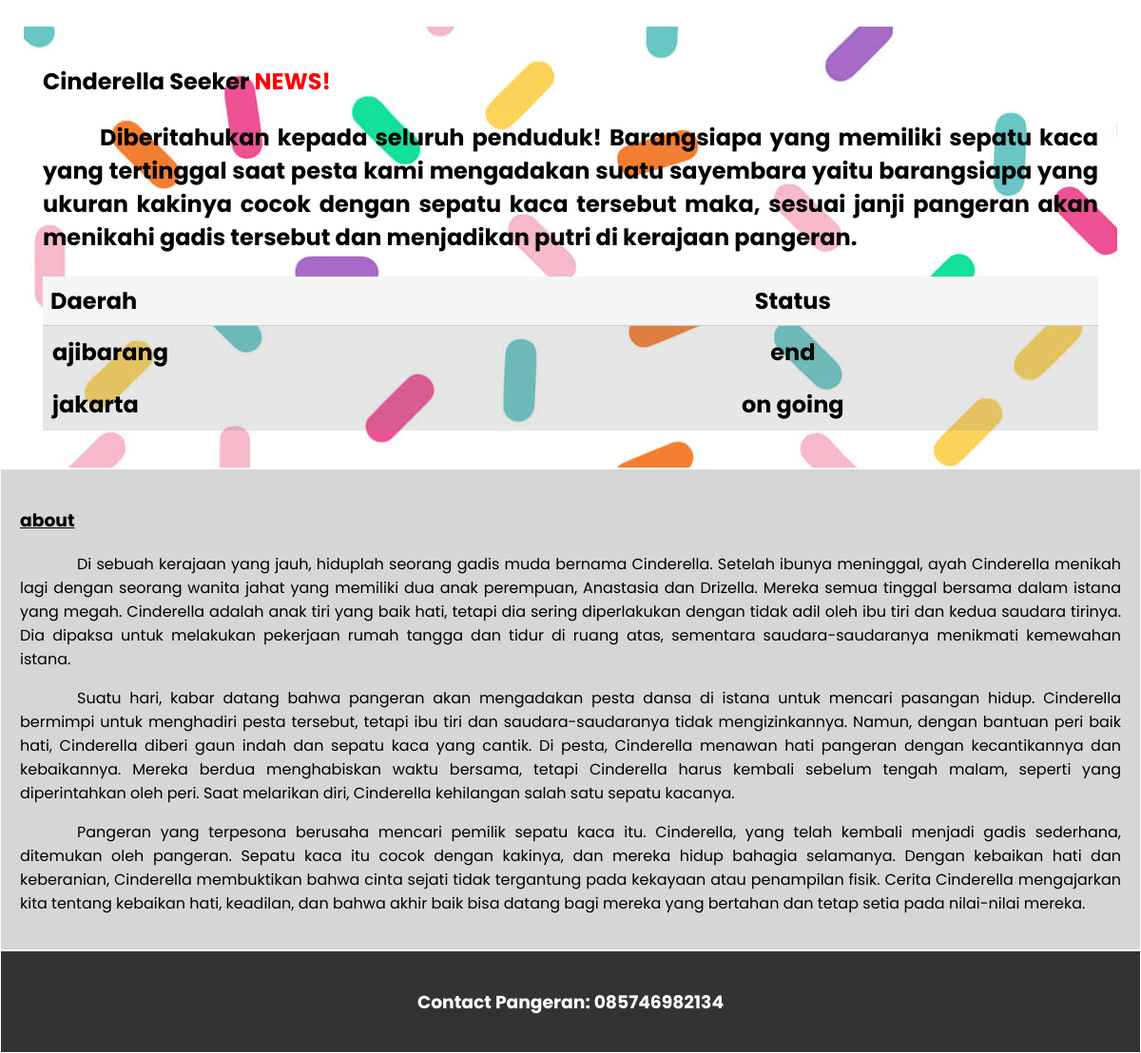
Before: / (lower part) with the older database file.
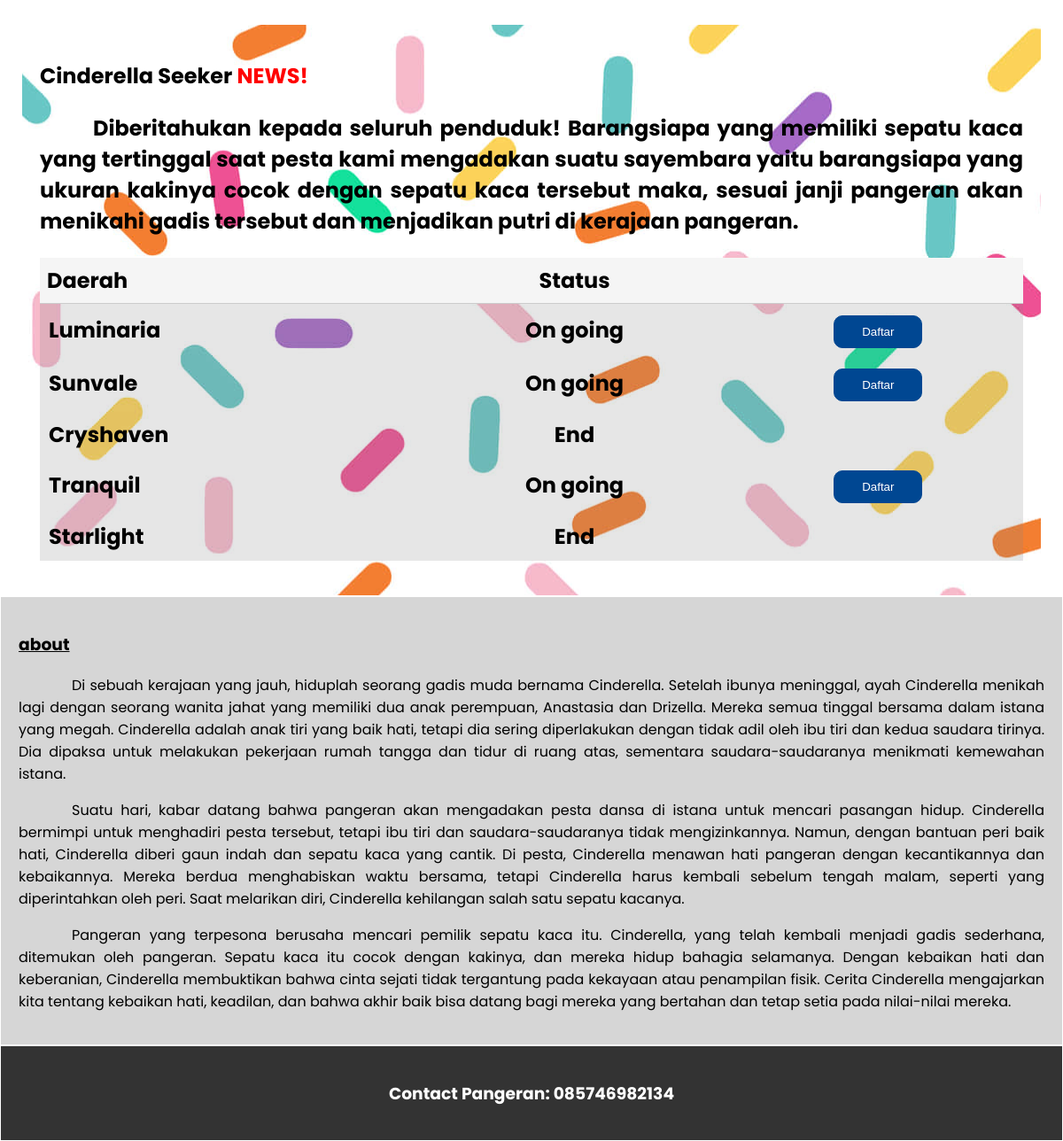
After: the same page with the newer database file.
### tables this page shows
CREATE TABLE `sayembara` (
  `id_sayembara` char(2) NOT NULL,
  `daerah` varchar(100) DEFAULT NULL,
  `status` varchar(50) DEFAULT NULL
);

### index.php (the view, shortened to what this page needs)
<?php
include "koneksi.php";
$read ="SELECT * FROM sayembara";
$query = mysqli_query($conn, $read);
?>
<!DOCTYPE html>
<html lang="en">
<head>
  <link rel="stylesheet" href="styles.css">
</head>
<body>
<div class="home">
<table>
	<tr>
		<td colspan="4">
		</td>
	</tr>
	<tr>
		<td colspan="4">
			<div class="contenthome">
				<h2>Cinderella Seeker
					<span class="news">NEWS!</span>
				<h2>
				<p>Diberitahukan kepada seluruh penduduk! Barangsiapa yang memiliki sepatu kaca yang tertinggal saat pesta kami mengadakan suatu sayembara yaitu barangsiapa yang ukuran kakinya cocok dengan sepatu kaca tersebut maka, sesuai janji pangeran akan menikahi gadis tersebut dan menjadikan putri di kerajaan pangeran.</p>
			 <table>
				<thead>
						<th>Daerah</th>
						<th style="text-align:center">Status</th>
						<th></th>
				</thead>
				<tbody>
					<?php
					while ($row = mysqli_fetch_array($query)) {
						?>
						<tr>
							<td><?php echo $row['daerah']; ?></td>
							<td  style="text-align:center"><?php echo $row['status']; ?></td>
							<td style="text-align:center">
								<?php if ($row['status'] == 'On going') { ?>
									<form action="index.php" method="post">
										<div class="tb1">
											<button type="submit" name="submit">
												Daftar
											</button>
										</div>
									</form>
								<?php } ?>
							</td>
						</tr>
						<?php
					}
				?>
				</tbody>
			</table>
			</div>
		</td>
	</tr>
	<tr>
		<td colspan="4">
			<div class="about" id="about">
				<h3><u>about</u></h3>
				<p>Di sebuah kerajaan yang jauh, hiduplah seorang gadis muda bernama Cinderella. Setelah ibunya meninggal, ayah Cinderella menikah lagi dengan seorang wanita jahat yang memiliki dua anak perempuan, Anastasia dan Drizella. Mereka semua tinggal bersama dalam istana yang megah. Cinderella adalah anak tiri yang baik hati, tetapi dia sering diperlakukan dengan tidak adil oleh ibu tiri dan kedua saudara tirinya. Dia dipaksa untuk melakukan pekerjaan rumah tangga dan tidur di ruang atas, sementara saudara-saudaranya menikmati kemewahan istana.</p>
				<p>Suatu hari, kabar datang bahwa pangeran akan mengadakan pesta dansa di istana untuk mencari pasangan hidup. Cinderella bermimpi untuk menghadiri pesta tersebut, tetapi ibu tiri dan saudara-saudaranya tidak mengizinkannya. Namun, dengan bantuan peri baik hati, Cinderella diberi gaun indah dan sepatu kaca yang cantik. Di pesta, Cinderella menawan hati pangeran dengan kecantikannya dan kebaikannya. Mereka berdua menghabiskan waktu bersama, tetapi Cinderella harus kembali sebelum tengah malam, seperti yang diperintahkan oleh peri. Saat melarikan diri, Cinderella kehilangan salah satu sepatu kacanya.</p>
				<p>Pangeran yang terpesona berusaha mencari pemilik sepatu kaca itu. Cinderella, yang telah kembali menjadi gadis sederhana, ditemukan oleh pangeran. Sepatu kaca itu cocok dengan kakinya, dan mereka hidup bahagia selamanya. Dengan kebaikan hati dan keberanian, Cinderella membuktikan bahwa cinta sejati tidak tergantung pada kekayaan atau penampilan fisik. Cerita Cinderella mengajarkan kita tentang kebaikan hati, keadilan, dan bahwa akhir baik bisa datang bagi mereka yang bertahan dan tetap setia pada nilai-nilai mereka.</p>
			</div>
		</td>
	</tr>
	<tr>
		<td colspan="4">
			<div class="cp">
				<h3>Contact Pangeran: 085746982134</h3>
			</div>
		</td>
	</tr>
</table>
</div>
</body>
</html>

Changed rows visible on the page:
removed sayembara: daerah "ajibarang", status "end"
removed sayembara: daerah "jakarta", status "on going"
added sayembara: daerah "Luminaria", status "On going"
added sayembara: daerah "Sunvale", status "On going"
added sayembara: daerah "Cryshaven", status "End"
added sayembara: daerah "Tranquil", status "On going"
added sayembara: daerah "Starlight", status "End"
